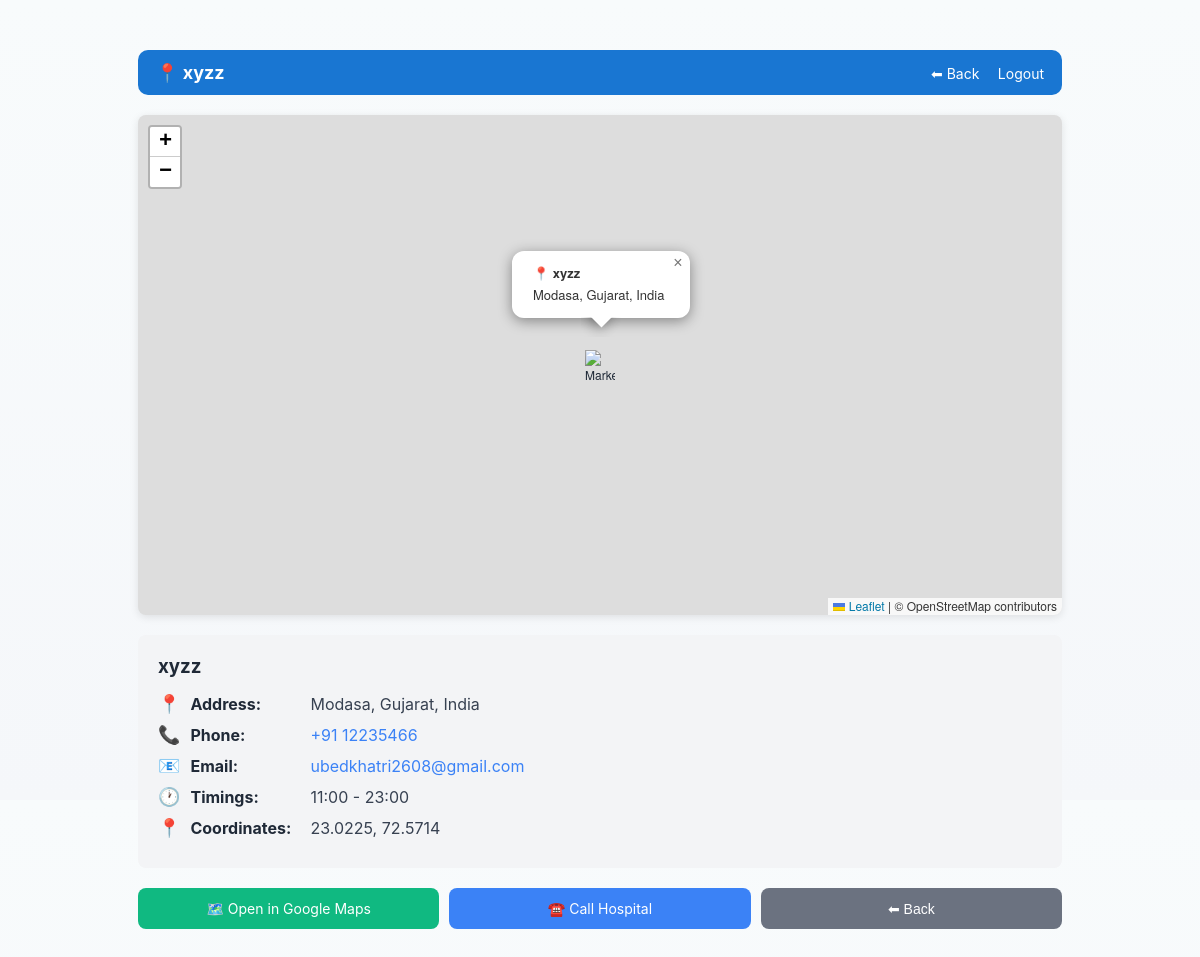
/hospital_map.php?id=8, run on the app's committed database.
### tables this page shows
CREATE TABLE `hospitals` (
  `id` int(11) NOT NULL AUTO_INCREMENT,
  `name` varchar(255) NOT NULL,
  `address` text DEFAULT NULL,
  `phone` varchar(20) DEFAULT NULL,
  `open_time` time NOT NULL,
  `close_time` time NOT NULL,
  `latitude` decimal(10,8) DEFAULT NULL,
  `longitude` decimal(11,8) DEFAULT NULL,
  `created_at` timestamp NOT NULL DEFAULT current_timestamp(),
  `type` enum('hospital','laboratory') NOT NULL DEFAULT 'hospital',
  `email` varchar(255) NOT NULL,
  `password` varchar(255) NOT NULL,
  `city` varchar(100) DEFAULT NULL,
  PRIMARY KEY (`id`)
);

### hospital_map.php (the view, shortened to what this page needs)
<?php
require 'config.php';
$hospital_id = isset($_GET['id']) ? (int)$_GET['id'] : 0;
$stmt = $mysqli->prepare("
    SELECT id, name, address, phone, email, latitude, longitude, city, open_time, close_time
    FROM hospitals
    WHERE id = ?
");
$stmt->bind_param("i", $hospital_id);
$stmt->execute();
$result = $stmt->get_result();
$hospital = $result->fetch_assoc();
$lat = $hospital['latitude'] ?: 23.0225;
$lng = $hospital['longitude'] ?: 72.5714;
$name = htmlspecialchars($hospital['name']);
$address = htmlspecialchars($hospital['address']);
$phone = htmlspecialchars($hospital['phone']);
$email = htmlspecialchars($hospital['email']);
?>
<!DOCTYPE html>
<html>
<head>
    <link rel="stylesheet" href="assets/css/styles.css">
</head>
<body>
<div class="container">
    <div class="topbar">
        <div class="brand">📍 <?= $name ?></div>
        <div>
            <a id="back_btn" onclick="goBack()" style="cursor:pointer;">⬅ Back</a>
            <a href="logout.php">Logout</a>
        </div>
    </div>
    <div id="map"></div>
    <div class="hospital-info">
        <h3><?= $name ?></h3>
        <div class="info-row">
            <span class="icon">📍</span>
            <strong>Address:</strong>
            <span><?= $address ?></span>
        </div>
        <div class="info-row">
            <span class="icon">📞</span>
            <strong>Phone:</strong>
            <a href="tel:<?= $phone ?>"><?= $phone ?></a>
        </div>
        <div class="info-row">
            <span class="icon">📧</span>
            <strong>Email:</strong>
            <a href="mailto:<?= $email ?>"><?= $email ?></a>
        </div>
        <div class="info-row">
            <span class="icon">🕐</span>
            <strong>Timings:</strong>
            <span><?= substr($hospital['open_time'], 0, 5) ?> - <?= substr($hospital['close_time'], 0, 5) ?></span>
        </div>
        <div class="info-row">
            <span class="icon">📍</span>
            <strong>Coordinates:</strong>
            <span><?= number_format($lat, 4) ?>, <?= number_format($lng, 4) ?></span>
        </div>
    </div>
    <div class="action-buttons">
        <a href="https://www.google.com/maps/search/?api=1&query=<?= $lat ?>,<?= $lng ?>"
           target="_blank" class="btn-directions">
            🗺️ Open in Google Maps
        </a>
        <a href="tel:<?= $phone ?>" class="btn-call">
            ☎️ Call Hospital
        </a>
        <button onclick="goBack()" class="btn-back" style="cursor:pointer;border:none;">
            ⬅ Back
        </button>
    </div>
</div>
</body>
</html>

### assets/css/styles.css (style rules this page uses)
:root { --primary:#1976d2; --primary-dark:#125ca1; --accent:#00a69c; --bg:#f5f7fa; --card:#ffffff; --muted:#6b7280; --radius:14px; --shadow: 0 6px 18px rgba(20,20,40,0.06); --glass: rgba(255,255,255,0.85); --max-width:420px; }
* { box-sizing:border-box }
html,body { height:100% }
body { font-family: Inter, system-ui, -apple-system, "Segoe UI", Roboto, "Helvetica Neue", Arial; background:var(--bg); margin:0; color:#1f2937; -webkit-font-smoothing:antialiased; -moz-osx-font-smoothing:grayscale; }
.container { max-width: 980px; margin: 22px auto; padding: 16px; }
.topbar { background:var(--primary); color:#fff; padding:12px 18px; border-radius:10px; display:flex; align-items:center; justify-content:space-between; }
.topbar .brand { font-weight:700; font-size:18px }
.topbar a { color:#fff; text-decoration:none; margin-left:14px; font-size:14px }
@media (min-width:900px) { body { background:linear-gradient(180deg,#f8fbfc 0%, #f5f7fa 100%) } }
@media (min-width:900px) { .container { padding:28px; } }

### hospital_map.php (style rules this page uses)
#map { width: 100%; height: 500px; border-radius: 8px; margin: 20px 0; box-shadow: 0 2px 8px rgba(0,0,0,0.1); }
.hospital-info { background: #f3f4f6; padding: 20px; border-radius: 8px; margin: 20px 0; }
.hospital-info h3 { margin: 0 0 15px 0; color: #1f2937; }
.info-row { display: flex; align-items: center; margin: 10px 0; color: #374151; }
.info-row strong { min-width: 120px; color: #1f2937; }
.info-row a { color: #3b82f6; text-decoration: none; }
.icon { margin-right: 10px; font-size: 18px; }
.action-buttons { display: flex; gap: 10px; margin-top: 20px; flex-wrap: wrap; }
.action-buttons a, .action-buttons button { flex: 1; min-width: 150px; padding: 12px; border: none; border-radius: 8px; cursor: pointer; font-size: 14px; text-decoration: none; text-align: center; transition: all 0.3s ease; }
.btn-directions { background: #10b981; color: white; }
.btn-back { background: #6b7280; color: white; }
.btn-call { background: #3b82f6; color: white; }

### data on the page
hospitals: name "xyzz", address "Modasa, Gujarat, India", phone "+91 12235466", email "ubedkhatri2608@gmail.com", open_time "11:00", close_time "23:00", latitude "23.0225", longitude "72.5714"
